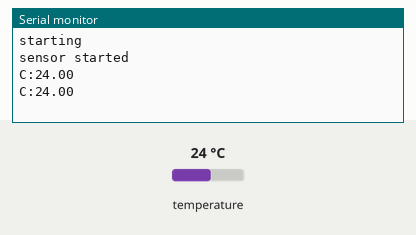
This sketch was run on a simulated Arduino Uno, built with avr-gcc and run on an emulated ATmega328P. Shown: the last lines printed to the serial monitor. The test bench sets the inputs (shaded band); at power-on: temperature 24 °C.

Above: at 3.0 s.
3.1 s: temperature set to 12 °C
At 3.7 s:
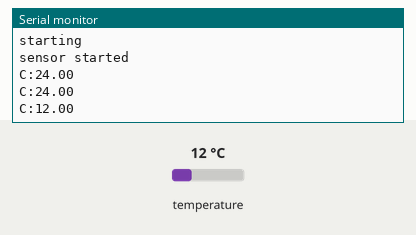
4.7 s: temperature set to 19 °C
At 6.0 s:
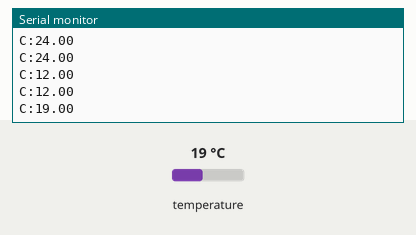
Timing chart, 0 to 7.7 s (numbered marks = the images above; inputs shaded):
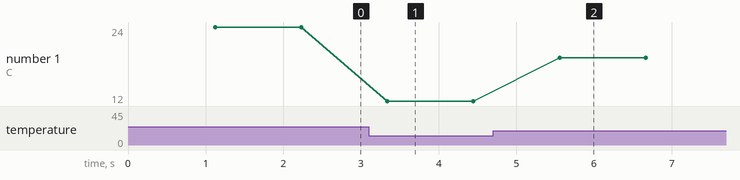

The sketch:

DS18B20test.ino
```cpp
#include <OneWire.h>
#include <DallasTemperature.h>

#define ONE_WIRE_BUS A2

OneWire oneWire(ONE_WIRE_BUS);

DallasTemperature sensors(&oneWire);

float Celcius = 0;
void setup(void)
{

  Serial.begin(115200);
  Serial.println("starting");
  sensors.begin();
  sensors.setResolution(9);
  Serial.println("sensor started");
}

void loop(void)
{
  sensors.requestTemperatures();
  delay(1000);
  Celcius = sensors.getTempCByIndex(0);

  Serial.print("C:");
  Serial.println(Celcius);

}
```

Measured:
- after the input at 3.1 s, the serial monitor: prints a new line after 0.24 s (image 1)
- after the input at 4.7 s, the serial monitor: prints a new line after 0.86 s (image 2)
- plotted number 1: 24 → 12 after the input at 3.1 s, 12 → 19 after the input at 4.7 s
